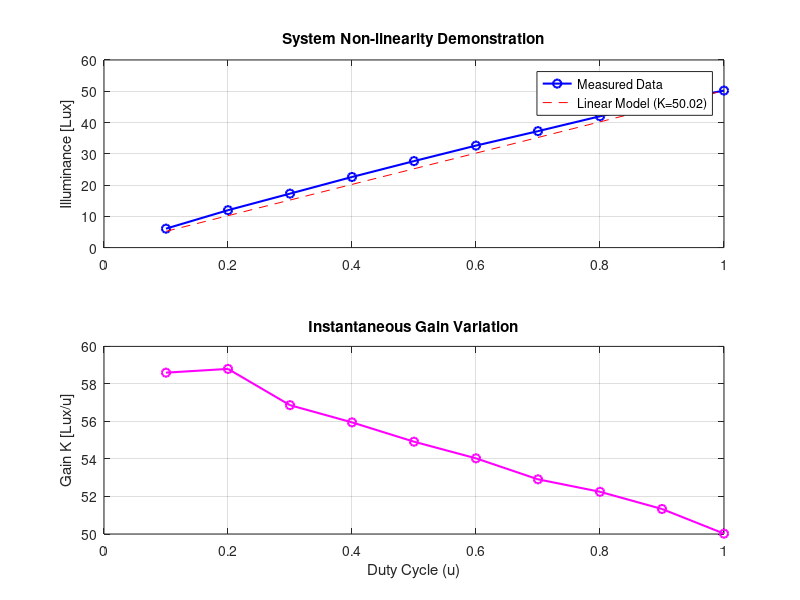

Recreate this plot in MATLAB.
% Dados fornecidos
duty_cycle = linspace(0.1, 1, 10);
lux_measured = [6.06 11.96 17.26 22.58 27.66 32.62 37.24 42.00 46.40 50.22];
zero_lux = 0.2;

% Cálculo do Ganho Instantâneo K
K_instantaneous = (lux_measured - zero_lux) ./ duty_cycle;

% Modelo Linear de Calibração (baseado no ponto u=1.0)
K_static = (lux_measured(end) - zero_lux) / 1.0;
lux_linear_model = K_static * duty_cycle + zero_lux;

% Gráfico 1: Resposta do Sistema vs Modelo Linear
figure('Color', 'w');
subplot(2,1,1);
plot(duty_cycle, lux_measured, 'bo-', 'LineWidth', 1.5, 'DisplayName', 'Measured Data');
hold on;
plot(duty_cycle, lux_linear_model, 'r--', 'DisplayName', ['Linear Model (K=' num2str(K_static) ')']);
grid on; ylabel('Illuminance [Lux]');
title('System Non-linearity Demonstration');
legend('Location', 'best');

% Gráfico 2: Variação do Ganho K
subplot(2,1,2);
plot(duty_cycle, K_instantaneous, 'mo-', 'LineWidth', 1.5);
hold on;
grid on; xlabel('Duty Cycle (u)'); ylabel('Gain K [Lux/u]');
title('Instantaneous Gain Variation');
